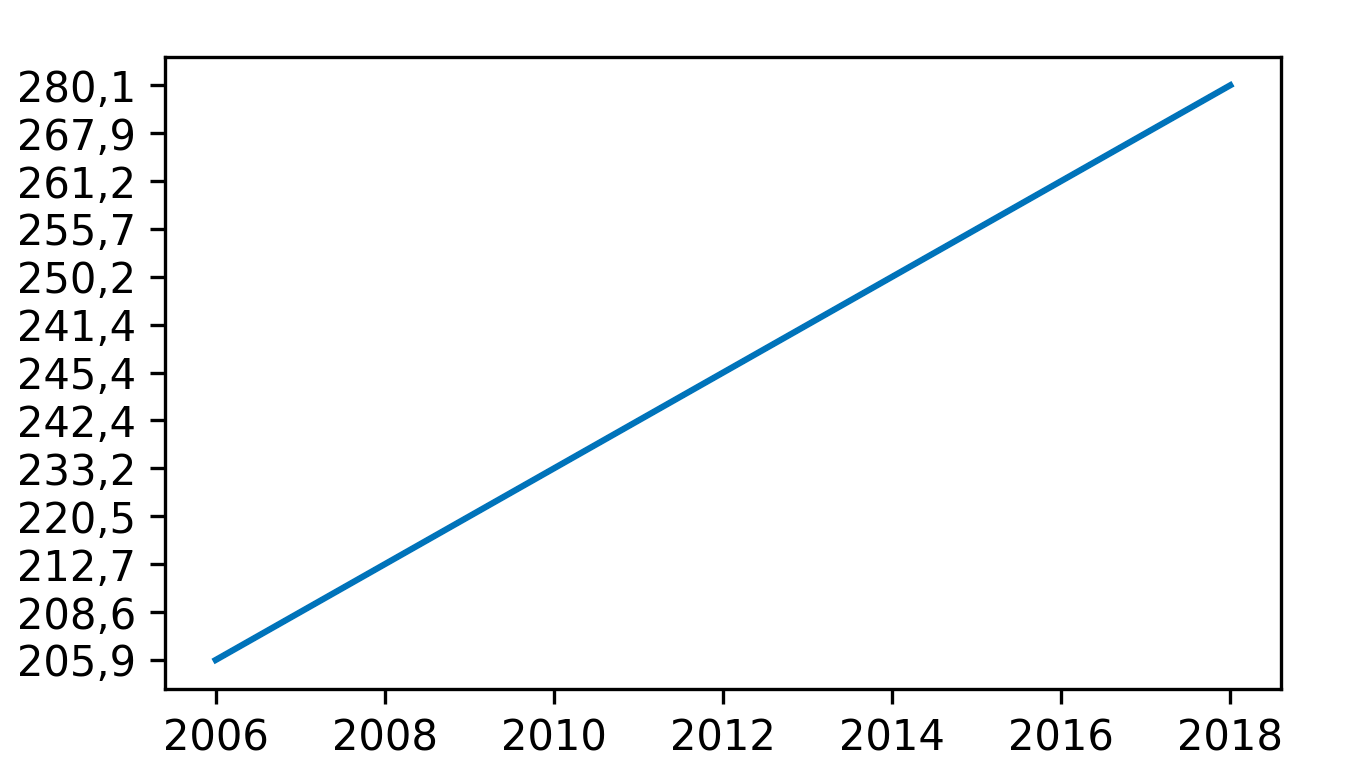

The script that drew this image:
import matplotlib
matplotlib.use('TkAgg')
import matplotlib.pyplot as plt
import pandas as pd

df = pd.DataFrame(pd.read_csv("istherecorrelation.csv", delimiter = ";"))

plt.figure(dpi=300)
plt.plot(df["Year"], df["WO [x1000]"])
plt.show()
